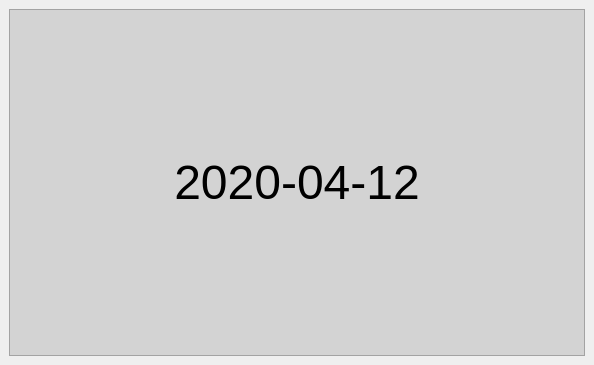
<?xml version="1.0" encoding="UTF-8"?>
<ui version="4.0">
 <class>MainWindow</class>
 <widget class="QMainWindow" name="MainWindow">
  <property name="geometry">
   <rect>
    <x>0</x>
    <y>0</y>
    <width>594</width>
    <height>365</height>
   </rect>
  </property>
  <property name="windowTitle">
   <string>MainWindow</string>
  </property>
  <widget class="QWidget" name="centralwidget">
   <layout class="QHBoxLayout" name="horizontalLayout">
    <item>
     <widget class="QFrame" name="frame">
      <property name="styleSheet">
       <string notr="true">QFrame{
	background-color: lightgray;
}</string>
      </property>
      <property name="frameShape">
       <enum>QFrame::StyledPanel</enum>
      </property>
      <property name="frameShadow">
       <enum>QFrame::Raised</enum>
      </property>
      <layout class="QVBoxLayout" name="verticalLayout">
       <item>
        <widget class="QLabel" name="current_date">
         <property name="layoutDirection">
          <enum>Qt::LeftToRight</enum>
         </property>
         <property name="text">
          <string>&lt;html&gt;&lt;head/&gt;&lt;body&gt;&lt;p align=&quot;center&quot;&gt;&lt;span style=&quot; font-size:36pt;&quot;&gt;2020-04-12&lt;/span&gt;&lt;/p&gt;&lt;/body&gt;&lt;/html&gt;</string>
         </property>
        </widget>
       </item>
      </layout>
     </widget>
    </item>
   </layout>
  </widget>
 </widget>
 <resources/>
 <connections/>
</ui>
